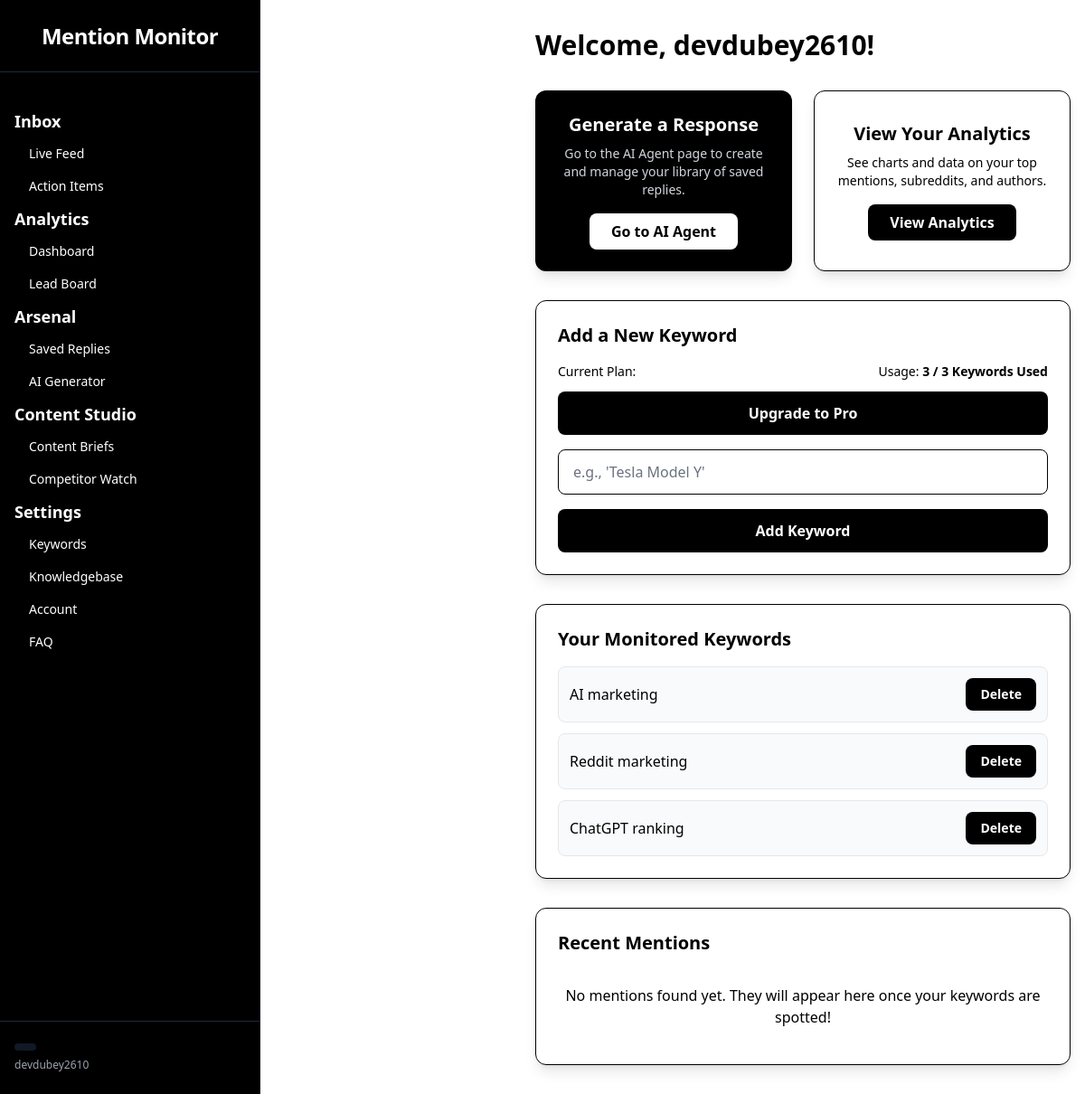
The page /reddit/monitor (signed in) on the database its author committed.
### app.py (models this page shows)
class User(db.Model):
    __tablename__ = 'user'
    id = db.Column(db.Integer, primary_key=True)
    username = db.Column(db.String(80), unique=True, nullable=False)
    email = db.Column(db.String(120), unique=True, nullable=False)
    password = db.Column(db.String(128), nullable=False)

class Keyword(db.Model):
    __tablename__ = 'keyword'
    id = db.Column(db.Integer, primary_key=True)
    text = db.Column(db.String(255), nullable=False)
    user_id = db.Column(db.Integer, db.ForeignKey('user.id'), nullable=False)

### app.py (the view, shortened to what this page needs)
@app.route('/reddit/monitor', methods=['GET', 'POST'])
@login_required
def reddit_monitor():
    user_id = session['user_id']
    user = db.session.get(User, user_id)
    if user is None:
        flash('User not found. Please log in again.')
        return redirect(url_for('login'))
    user_keywords = Keyword.query.filter_by(user_id=user_id).all()
    found_posts = FoundPost.query.filter_by(user_id=user_id).order_by(FoundPost.id.desc()).all()
    saved_replies_objs = SavedReply.query.filter_by(user_id=user_id).order_by(SavedReply.id.desc()).all()
    saved_replies = [{"title": reply.title, "content": reply.content} for reply in saved_replies_objs]
    return render_template('reddit_monitor.html', user=user, keywords=user_keywords, posts=found_posts, replies=saved_replies)

### app.py (called while the page is built)
def login_required(f):
    @functools.wraps(f)
    def decorated_function(*args, **kwargs):
        if 'user_id' not in session:
            return redirect(url_for('login'))
        return f(*args, **kwargs)
    return decorated_function

### templates/reddit_monitor.html (shortened to what this page needs)
{% extends "dashboard_layout.html" %}
{% block dashboard_content %}
<div class="px-4 py-8">
    <div class="max-w-4xl mx-auto space-y-8">
        <div>
            <h1 class="text-3xl font-bold text-black dark:text-white">Welcome, {{ user.username }}!</h1>
        </div>
        <div class="grid grid-cols-1 md:grid-cols-2 gap-6">
            <div class="bg-black text-white rounded-xl shadow-lg p-6 flex flex-col items-center justify-center text-center">
                <h2 class="text-xl font-semibold mb-2">Generate a Response</h2>
                <p class="mb-4 text-sm text-gray-300">Go to the AI Agent page to create and manage your library of saved replies.</p>
                <a href="{{ url_for('reddit_ai_agent') }}" class="px-6 py-2 rounded-lg bg-white text-black font-bold hover:bg-gray-200 transition">Go to AI Agent</a>
            </div>
            <div class="bg-white border border-black rounded-xl shadow-lg p-6 flex flex-col items-center justify-center text-center dark:bg-gray-800">
                <h2 class="text-xl font-semibold mb-2 text-black dark:text-white">View Your Analytics</h2>
                <p class="mb-4 text-sm text-black dark:text-gray-300">See charts and data on your top mentions, subreddits, and authors.</p>
                <a href="{{ url_for('reddit_share_of_voice') }}" class="px-6 py-2 rounded-lg bg-black text-white font-bold hover:bg-gray-800 transition">View Analytics</a>
            </div>
        </div>
        <div class="bg-white rounded-xl shadow-lg p-6 border border-black dark:bg-gray-800">
            <h2 class="text-xl font-semibold mb-4 text-black dark:text-white">Add a New Keyword</h2>
            <div class="mb-3 text-sm text-black dark:text-gray-300 flex justify-between">
                <span>Current Plan: </span>
                <span>Usage: <span class="font-semibold">{{ keywords|length }} / 3 Keywords Used</span></span>
            </div>
            <a href="#" class="block w-full mb-4 py-3 px-4 bg-black text-white rounded-lg font-semibold text-base text-center hover:bg-gray-800 transition">Upgrade to Pro</a>
            <form method="POST" action="{{ url_for('reddit_monitor') }}" class="space-y-4">
                <div>
                    <input type="text" id="keyword" name="keyword" class="block w-full px-4 py-3 border border-black rounded-lg bg-white text-black placeholder-gray-500 focus:ring-black focus:border-black dark:bg-gray-700 dark:border-gray-600 dark:text-white" placeholder="e.g., 'Tesla Model Y'" required>
                </div>
                <button type="submit" class="w-full py-3 px-4 text-white bg-black hover:bg-gray-800 rounded-lg font-semibold text-base transition">Add Keyword</button>
            </form>
        </div>
        <div class="bg-white rounded-xl shadow-lg p-6 border border-black dark:bg-gray-800">
            <h2 class="text-xl font-semibold mb-4 text-black dark:text-white">Your Monitored Keywords</h2>
            {% if keywords %}
                <ul class="space-y-3">
                    {% for keyword in keywords %}
                    <li class="flex justify-between items-center bg-gray-50 p-3 rounded-lg border border-gray-200 dark:bg-gray-700 dark:border-gray-600">
                        <span class="text-black dark:text-white font-medium">{{ keyword.text }}</span>
                        <form action="{{ url_for('delete_keyword', keyword_id=keyword.id) }}" method="POST">
                            <button type="submit" class="px-4 py-2 bg-black text-white rounded-lg font-semibold text-sm hover:bg-gray-800 transition">Delete</button>
                        </form>
                    </li>
                    {% endfor %}
                </ul>
            {% else %}
                <p class="text-black dark:text-gray-300 text-center py-4">You are not monitoring any keywords yet.</p>
            {% endif %}
        </div>
        <div class="bg-white rounded-xl shadow-lg p-6 border border-black dark:bg-gray-800">
            <h2 class="text-xl font-semibold mb-4 text-black dark:text-white">Recent Mentions</h2>
            {% if posts %}
                <div class="space-y-4">
                    {% for post in posts %}
                    <article class="border border-gray-200 rounded-lg p-4 bg-white shadow-sm dark:bg-gray-700 dark:border-gray-600">
                        <div class="mb-2 text-xs text-gray-500 dark:text-gray-400 flex flex-wrap items-center gap-2">
                            <span class="font-semibold text-black dark:text-white">r/{{ post.subreddit }}</span> &bull;
                            <span>u/{{ post.author }}</span>
                            {% if post.intent == "Buying Question" %}
                                <span class="px-2 py-0.5 rounded-full text-xs font-semibold bg-green-100 text-green-800">{{ post.intent }}</span>
                            {% elif post.intent == "Competitor Complaint" %}
                                <span class="px-2 py-0.5 rounded-full text-xs font-semibold bg-yellow-100 text-yellow-800">{{ post.intent }}</span>
                            {% elif post.intent == "Support Request" %}
                                <span class="px-2 py-0.5 rounded-full text-xs font-semibold bg-blue-100 text-blue-800">{{ post.intent }}</span>
                            {% else %}
                                <span class="px-2 py-0.5 rounded-full text-xs font-semibold bg-gray-100 text-gray-800">{{ post.intent }}</span>
                            {% endif %}
                        </div>
                        <div class="mb-3 text-black dark:text-gray-200 whitespace-pre-wrap">{{ post.text }}</div>
                        <a href="{{ post.permalink }}" target="_blank" rel="noopener noreferrer" class="text-blue-600 dark:text-blue-500 hover:underline text-sm font-medium">View on Reddit</a>
                    </article>
                    {% endfor %}
                </div>
            {% else %}
                <p class="text-black dark:text-gray-300 text-center py-4">No mentions found yet. They will appear here once your keywords are spotted!</p>
            {% endif %}
        </div>
    </div>
</div>
{% endblock dashboard_content %}

### templates/dashboard_layout.html
{% extends "base.html" %}
{% block content %}
<div class="flex min-h-screen bg-white">
  <aside class="w-72 h-screen bg-black text-white flex flex-col border-r border-gray-900 fixed md:relative z-40">
    <div class="flex items-center justify-center h-20 border-b border-gray-800">
      <span class="text-2xl font-bold tracking-tight">Mention Monitor</span>
    </div>
    <nav class="flex-1 px-4 py-6 overflow-y-auto">
      <ul class="space-y-2">
        <li class="mt-4 mb-2 text-lg font-bold">Inbox</li>
        <li class="ml-2"><a href="{{ url_for('reddit_monitor') }}" class="block px-2 py-1 rounded hover:bg-gray-700 text-sm">Live Feed</a></li>
  <li class="ml-2"><a href="{{ url_for('action_items') }}" class="block px-2 py-1 rounded hover:bg-gray-700 text-sm">Action Items</a></li>
        <li class="mt-6 mb-2 text-lg font-bold">Analytics</li>
        <li class="ml-2"><a href="{{ url_for('reddit_share_of_voice') }}" class="block px-2 py-1 rounded hover:bg-gray-700 text-sm">Dashboard</a></li>
  <li class="ml-2"><a href="{{ url_for('lead_board') }}" class="block px-2 py-1 rounded hover:bg-gray-700 text-sm">Lead Board</a></li>
        <li class="mt-6 mb-2 text-lg font-bold">Arsenal</li>
        <li class="ml-2"><a href="{{ url_for('reddit_ai_agent') }}" class="block px-2 py-1 rounded hover:bg-gray-700 text-sm">Saved Replies</a></li>
  <li class="ml-2"><a href="{{ url_for('ai_generator') }}" class="block px-2 py-1 rounded hover:bg-gray-700 text-sm">AI Generator</a></li>
        <li class="mt-6 mb-2 text-lg font-bold">Content Studio</li>
        <li class="ml-2"><a href="#" class="block px-2 py-1 rounded hover:bg-gray-700 text-sm">Content Briefs</a></li>
  <li class="ml-2"><a href="{{ url_for('competitor_watch') }}" class="block px-2 py-1 rounded hover:bg-gray-700 text-sm">Competitor Watch</a></li>
        <li class="mt-6 mb-2 text-lg font-bold">Settings</li>
        <li class="ml-2"><a href="{{ url_for('reddit_keywords') }}" class="block px-2 py-1 rounded hover:bg-gray-700 text-sm">Keywords</a></li>
        <li class="ml-2"><a href="{{ url_for('knowledgebase') }}" class="block px-2 py-1 rounded hover:bg-gray-700 text-sm">Knowledgebase</a></li>
        <li class="ml-2"><a href="{{ url_for('settings') }}" class="block px-2 py-1 rounded hover:bg-gray-700 text-sm">Account</a></li>
        <li class="ml-2"><a href="#" class="block px-2 py-1 rounded hover:bg-gray-700 text-sm">FAQ</a></li>
      </ul>
    </nav>
    <div class="mt-auto px-4 py-6 border-t border-gray-800">
      <div class="flex items-center justify-between">
        <span class="text-sm font-semibold bg-gray-900 px-3 py-1 rounded text-white">{{ user.plan|capitalize }}</span>
      </div>
      <div class="mt-2 text-xs text-gray-400">{{ user.username }}</div>
    </div>
  </aside>
  <main class="flex-1 ml-72">
    {% block dashboard_content %}{% endblock %}
  </main>
</div>
{% endblock %}

### rows shown on the page
User: username "devdubey2610"
Keyword: text "AI marketing"
Keyword: text "Reddit marketing"
Keyword: text "ChatGPT ranking"

### other values the page prints
{{ keywords|length }} "3"
